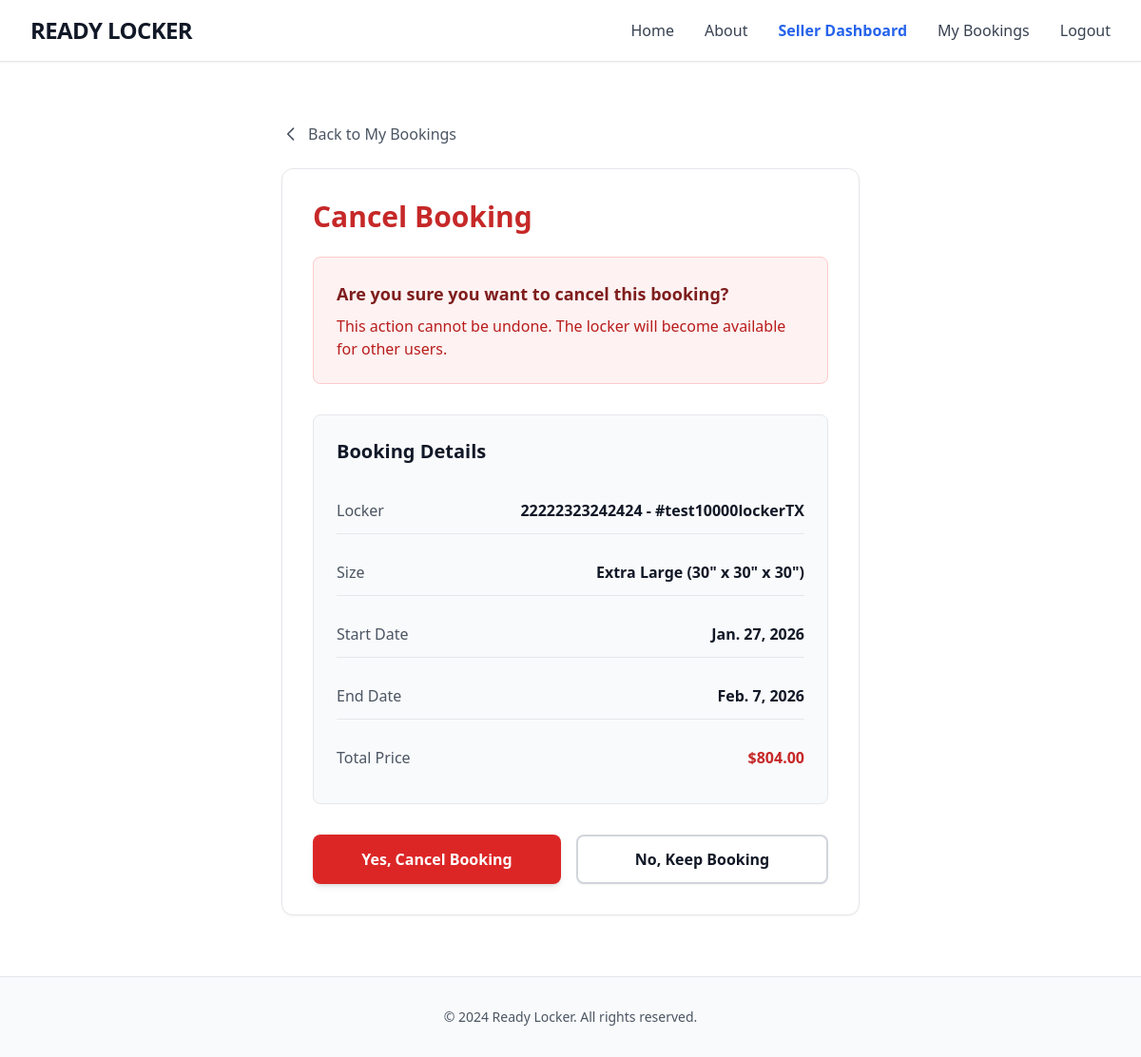
Page /booking/8/cancel/ (signed in) on the committed database.
### store/models.py (models this page shows, shortened)
class Booking(models.Model):
    STATUS_CHOICES = [
        ('pending', 'Pending'),
        ('active', 'Active'),
        ('completed', 'Completed'),
        ('cancelled', 'Cancelled'),
    ]
    user = models.ForeignKey(User, on_delete=models.CASCADE, related_name='bookings')
    locker = models.ForeignKey(Locker, on_delete=models.CASCADE, related_name='bookings')
    start_date = models.DateField()
    end_date = models.DateField()
    status = models.CharField(max_length=20, choices=STATUS_CHOICES, default='pending')
    total_price = models.DecimalField(max_digits=10, decimal_places=2)
    created_at = models.DateTimeField(auto_now_add=True)
    updated_at = models.DateTimeField(auto_now=True)
    special_instructions = models.TextField(blank=True)
    unlock_code = models.CharField(max_length=6, blank=True, null=True)
    class Meta:
        ordering = ['-created_at']

class Locker(models.Model):
    SIZE_CHOICES = [
        ('small', 'Small (12" x 12" x 12")'),
        ('medium', 'Medium (18" x 18" x 18")'),
        ('large', 'Large (24" x 24" x 24")'),
        ('xlarge', 'Extra Large (30" x 30" x 30")'),
    ]
    STATUS_CHOICES = [
        ('available', 'Available'),
        ('occupied', 'Occupied'),
        ('maintenance', 'Under Maintenance'),
    ]
    locker_number = models.CharField(max_length=20, blank=True)
    location = models.ForeignKey(Location, on_delete=models.CASCADE, related_name='lockers')
    size = models.CharField(max_length=20, choices=SIZE_CHOICES)
    status = models.CharField(max_length=20, choices=STATUS_CHOICES, default='available')
    daily_price = models.DecimalField(max_digits=10, decimal_places=2, validators=[MinValueValidator(Decimal('0.01'))])
    description = models.TextField(blank=True)
    created_at = models.DateTimeField(auto_now_add=True)
    updated_at = models.DateTimeField(auto_now=True)
    image = models.ImageField(upload_to='uploads/', blank=True, null=True)
    class Meta:
        ordering = ['location', 'locker_number']

class Location(models.Model):
    STATE_CHOICES = [
        ('AL', 'Alabama'), ('AK', 'Alaska'), ('AZ', 'Arizona'), ('AR', 'Arkansas'),
        ('CA', 'California'), ('CO', 'Colorado'), ('CT', 'Connecticut'), ('DE', 'Delaware'),
        ('DC', 'District of Columbia'), ('FL', 'Florida'), ('GA', 'Georgia'), ('HI', 'Hawaii'),
        ('ID', 'Idaho'), ('IL', 'Illinois'), ('IN', 'Indiana'), ('IA', 'Iowa'),
        ('KS', 'Kansas'), ('KY', 'Kentucky'), ('LA', 'Louisiana'), ('ME', 'Maine'),
        ('MD', 'Maryland'), ('MA', 'Massachusetts'), ('MI', 'Michigan'), ('MN', 'Minnesota'),
        ('MS', 'Mississippi'), ('MO', 'Missouri'), ('MT', 'Montana'), ('NE', 'Nebraska'),
        ('NV', 'Nevada'), ('NH', 'New Hampshire'), ('NJ', 'New Jersey'), ('NM', 'New Mexico'),
        ('NY', 'New York'), ('NC', 'North Carolina'), ('ND', 'North Dakota'), ('OH', 'Ohio'),
        ('OK', 'Oklahoma'), ('OR', 'Oregon'), ('PA', 'Pennsylvania'), ('RI', 'Rhode Island'),
        ('SC', 'South Carolina'), ('SD', 'South Dakota'), ('TN', 'Tennessee'), ('TX', 'Texas'),
        ('UT', 'Utah'), ('VT', 'Vermont'), ('VA', 'Virginia'), ('WA', 'Washington'),
        ('WV', 'West Virginia'), ('WI', 'Wisconsin'), ('WY', 'Wyoming')
    ]
    owner = models.ForeignKey(User, on_delete=models.CASCADE, null=True, blank=True, related_name="owned_locations")
    name = models.CharField(max_length=100)
    street_address = models.CharField(max_length=255, verbose_name="Street Address")
    city = models.CharField(max_length=100)
    state = models.CharField(max_length=2, choices=STATE_CHOICES)
    zip_code = models.CharField(max_length=10, verbose_name="Zip Code")
    description = models.TextField(blank=True)
    latitude = models.FloatField(default=0.0, blank=True)
    longitude = models.FloatField(default=0.0, blank=True)
    image = models.ImageField(upload_to='location_uploads/', blank=True, null=True)

### store/views.py (the view)
# urls.py: path('booking/<int:pk>/cancel/', views.cancel_booking, name="cancel_booking"),
@login_required
def cancel_booking(request, pk):
    booking = get_object_or_404(Booking, pk=pk, user=request.user)
    if booking.status not in ['pending', 'active']:
        messages.error(request, "This booking cannot be cancelled.")
        return redirect('my_bookings')
    if request.method == "POST":
        booking.status = 'cancelled'
        booking.save()
        messages.success(request, "Booking cancelled successfully.")
        return redirect('my_bookings')
    return render(request, 'cancel_booking.html', {'booking': booking})

### store/templates/cancel_booking.html (shortened to what this page needs)
{% extends 'base.html' %}
{% block content %}
<div class="max-w-2xl mx-auto px-4 sm:px-6 lg:px-8 py-16">
  <a href="{% url 'my_bookings' %}" class="inline-flex items-center text-gray-600 hover:text-primary transition-colors mb-6">
    <svg class="w-5 h-5 mr-2" fill="none" stroke="currentColor" viewBox="0 0 24 24">
      <path stroke-linecap="round" stroke-linejoin="round" stroke-width="2" d="M15 19l-7-7 7-7" />
    </svg>
    Back to My Bookings
  </a>
  <div class="bg-white border border-gray-200 rounded-xl p-8 shadow-sm">
    <h1 class="text-3xl font-bold mb-6 text-primary">Cancel Booking</h1>
    <div class="bg-red-50 border border-red-200 rounded-lg p-6 mb-8">
      <strong class="block text-lg mb-2 text-red-900">Are you sure you want to cancel this booking?</strong>
      <p class="text-red-700">
        This action cannot be undone. The locker will become available for other users.
      </p>
    </div>
    <div class="bg-gray-50 rounded-lg p-6 mb-8 border border-gray-200">
      <h2 class="text-xl font-bold mb-6 text-gray-900">Booking Details</h2>
      <div class="space-y-4">
        <div class="flex justify-between py-3 border-b border-gray-200">
          <span class="text-gray-600">Locker</span>
          <span class="font-semibold text-gray-900">{{ booking.locker.location.name }} - #{{ booking.locker.locker_number }}</span>
        </div>
        <div class="flex justify-between py-3 border-b border-gray-200">
          <span class="text-gray-600">Size</span>
          <span class="font-semibold text-gray-900">{{ booking.locker.get_size_display }}</span>
        </div>
        <div class="flex justify-between py-3 border-b border-gray-200">
          <span class="text-gray-600">Start Date</span>
          <span class="font-semibold text-gray-900">{{ booking.start_date }}</span>
        </div>
        <div class="flex justify-between py-3 border-b border-gray-200">
          <span class="text-gray-600">End Date</span>
          <span class="font-semibold text-gray-900">{{ booking.end_date }}</span>
        </div>
        <div class="flex justify-between py-3">
          <span class="text-gray-600">Total Price</span>
          <span class="font-semibold text-primary">${{ booking.total_price }}</span>
        </div>
      </div>
    </div>
    <form method="POST">
      <div class="flex flex-col sm:flex-row gap-4">
        <button type="submit" class="flex-1 bg-red-600 hover:bg-red-700 text-white py-3 rounded-lg font-semibold transition-colors shadow-md">
          Yes, Cancel Booking
        </button>
        <a href="{% url 'my_bookings' %}" class="flex-1 bg-white hover:bg-gray-50 text-gray-900 text-center py-3 rounded-lg font-semibold transition-colors border-2 border-gray-300 shadow-sm">
          No, Keep Booking
        </a>
      </div>
    </form>
  </div>
</div>
{% endblock %}

### rows in the picture
Booking: locker.location.name "22222323242424", locker.locker_number "test10000lockerTX", locker.size "Extra Large (30\" x 30\" x 30\")", start_date "Jan. 27, 2026", end_date "Feb. 7, 2026", total_price "804.00"
